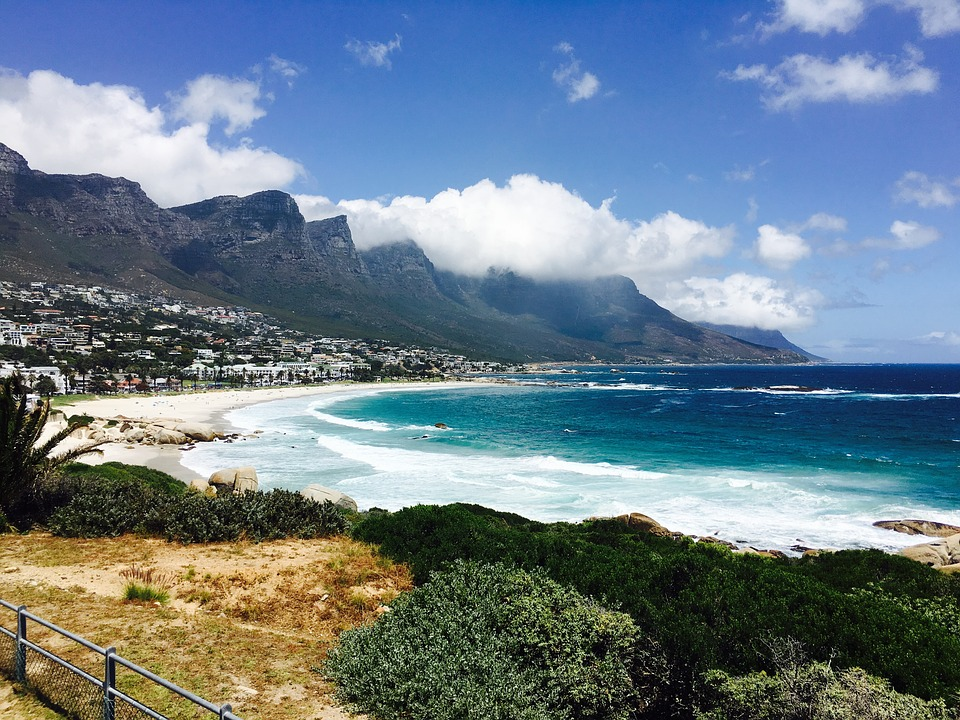
#> input picture cat.jpg, 960 x 720 px, given in place of the camera
$ python live_edge_detection.py
#> lines starting #> are read from the running program, lines starting #| are printed output that depends on the picture
#> further down, frame is the input picture: shape (720, 960, 3); mean B, G, R 138.6, 125.1, 106.4
import cv2

def sketch(image):
    img_gray = cv2.cvtColor(image,cv2.COLOR_BGR2GRAY)
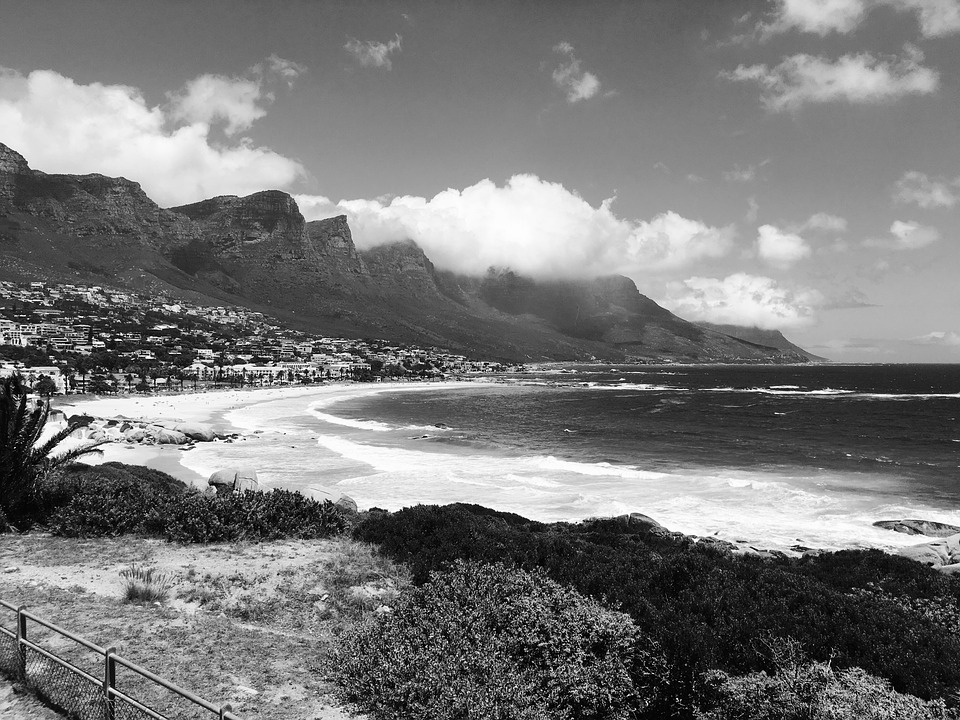
#> img_gray: shape (720, 960); min 0, max 255, mean 121
    image_gray_blur=cv2.GaussianBlur(img_gray,(5,5),0)
    canny_edge= cv2.Canny(image_gray_blur,10,100)
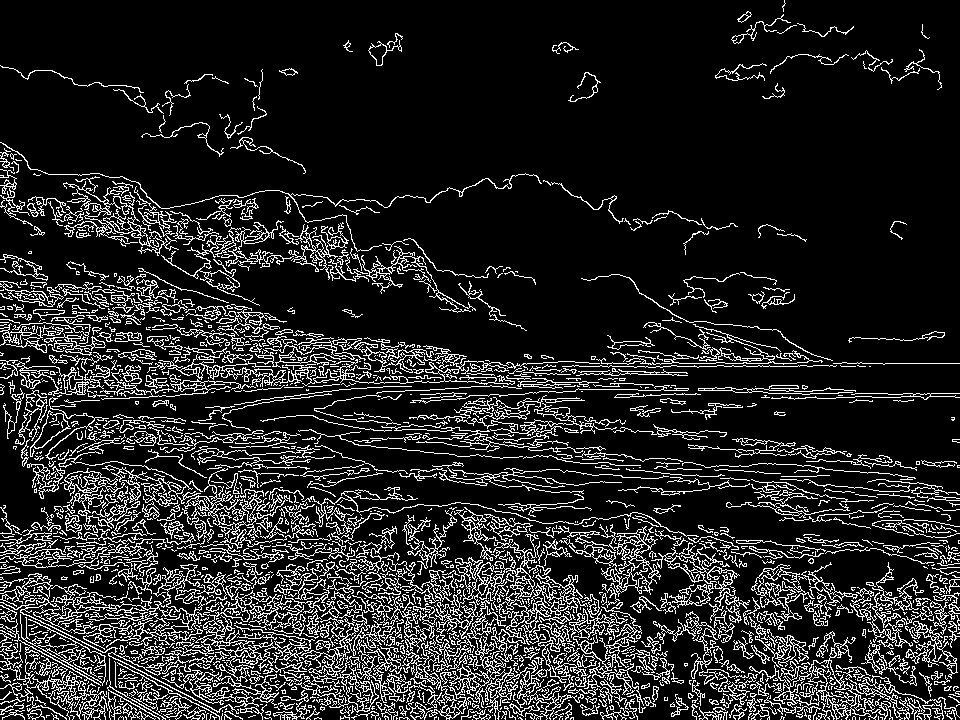
#> canny_edge: shape (720, 960); 14.4% white in thin lines or dots
    ret,mask = cv2.threshold(canny_edge,70,255,cv2.THRESH_BINARY)
    return mask


cap = cv2.VideoCapture(0)
while True:
    ret,frame = cap.read()
    cv2.imshow("our live edge detection",sketch(frame))
    if cv2.waitKey(1)==13:
#> (key Esc is pressed here)
        break
cap.release()
cv2.destroyAllWindows()
